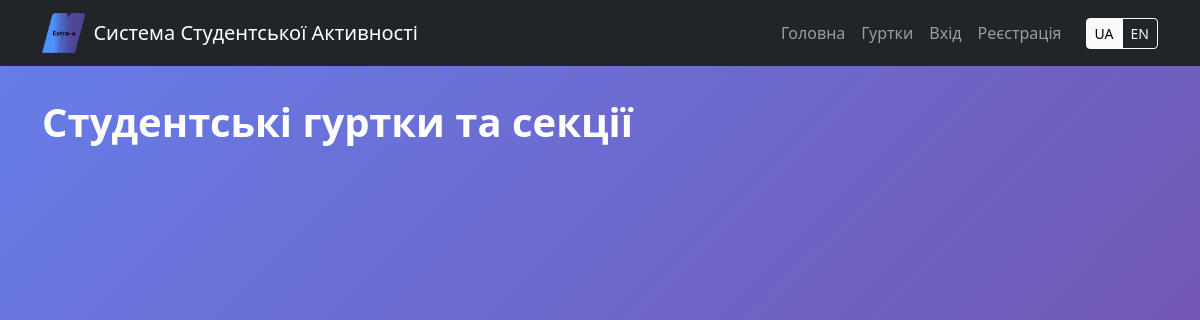
Page /clubs on the earlier database version.
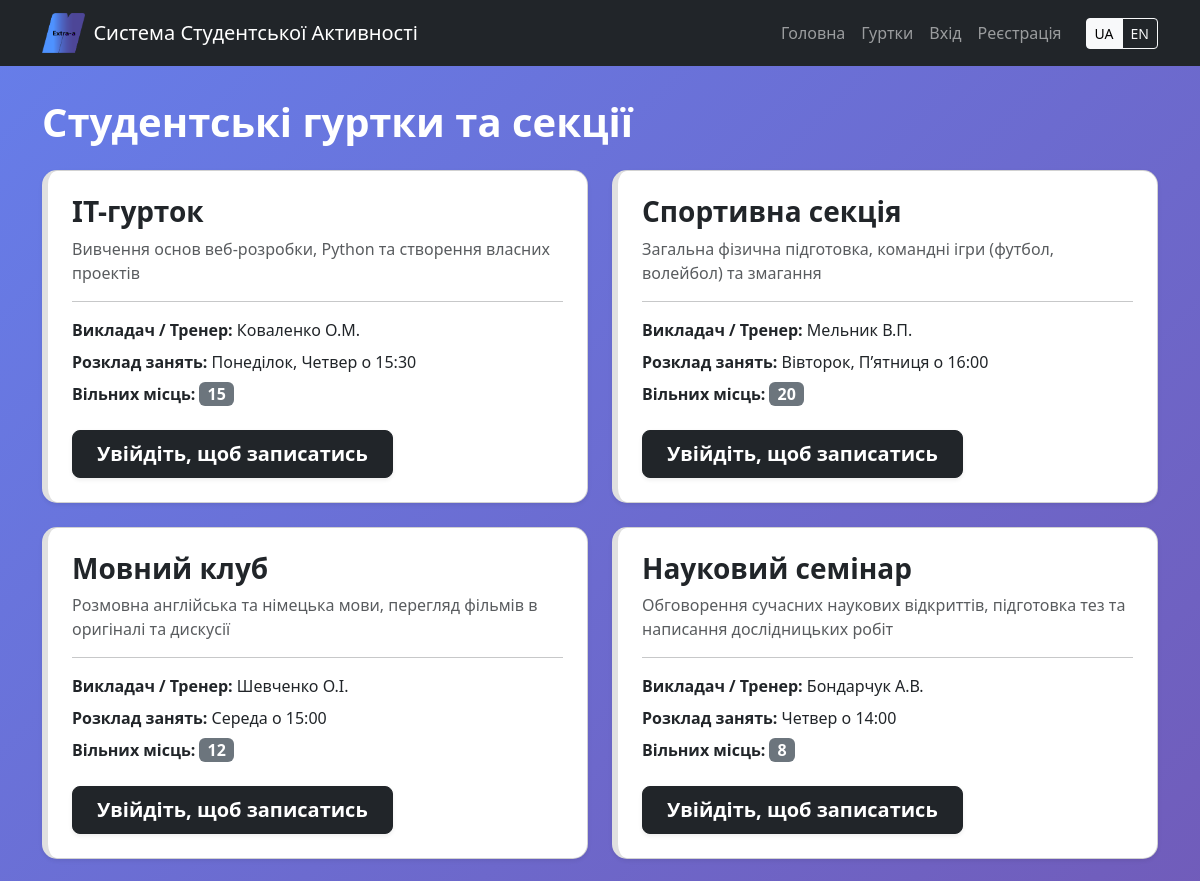
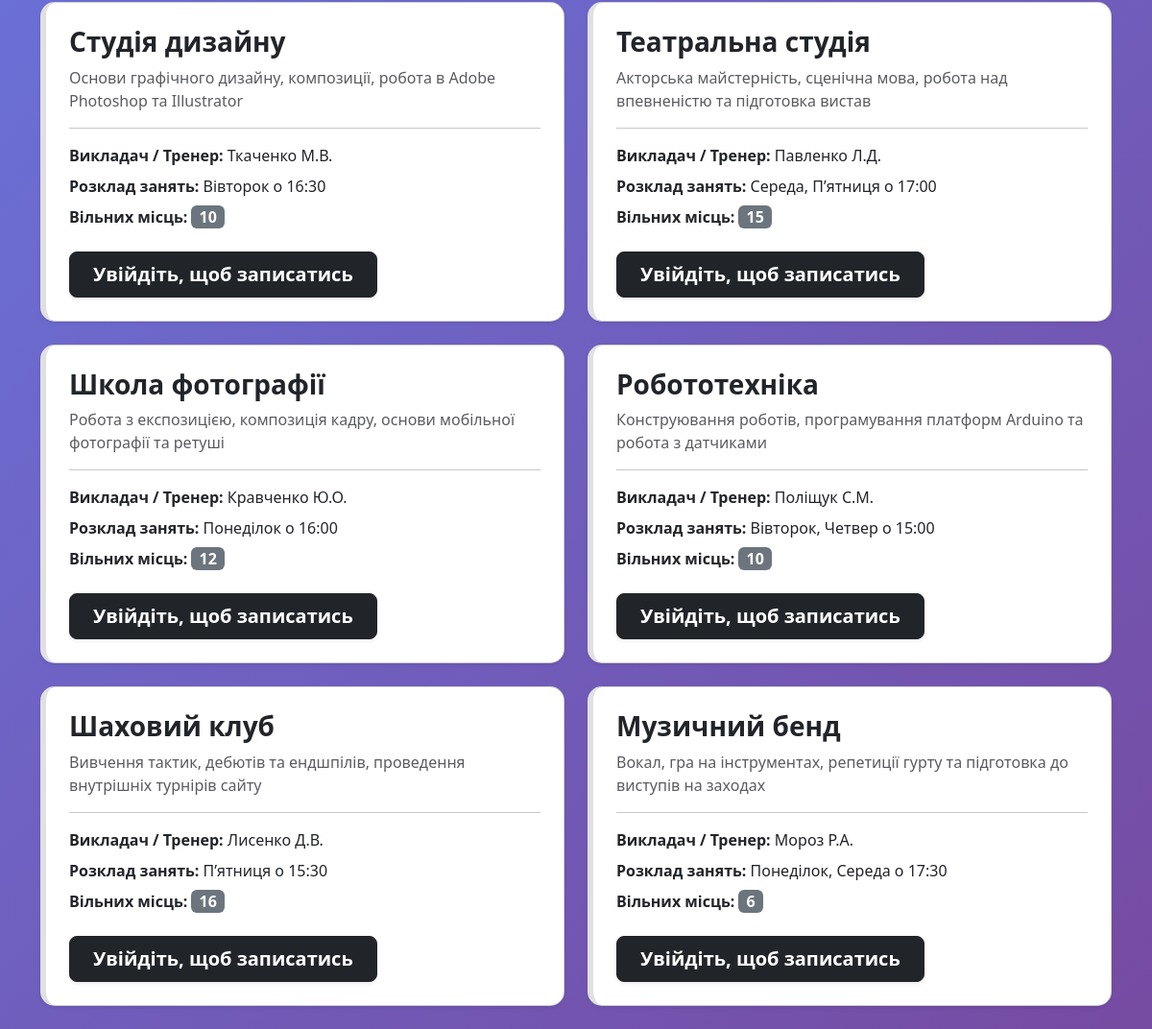
Same page on the later database version (2 pictures, top to bottom).
### app.py (models this page shows)
class Club(db.Model):
    id = db.Column(db.Integer, primary_key=True)
    club_name = db.Column(db.String(100))
    description = db.Column(db.Text)
    teacher = db.Column(db.String(100))
    schedule = db.Column(db.String(100))
    max_members = db.Column(db.Integer)
    translation = db.relationship('ClubTranslation', backref='base_club', uselist=False)

### app.py (the view)
@app.route('/clubs')
def clubs():
    all_clubs = Club.query.all()
    return render_template('clubs.html', clubs=all_clubs)

### app.py (called while the page is built)
@app.context_processor
def inject_lang():
    lang = session.get('lang', 'uk')
    return dict(lang=lang, text=TRANSLATIONS[lang])

### static/templates/clubs.html (shortened to what this page needs)
{% extends 'base.html' %}
{% block content %}
<h1 class="mb-4 text-white fw-bold mt-2">
    {{ text['clubs_title'] }}
</h1>
<div class="row">
{% for club in clubs %}
<div class="col-md-6 mb-4">
    <div class="card shadow-sm h-100 club-hover-card item-{{ loop.index }}">
        <div class="card-body p-4">
            <h3 class="card-title fw-bold text-dark">
                {% if lang == 'en' and club.translation and club.translation.club_name_en %}
                    {{ club.translation.club_name_en }}
                {% else %}
                    {{ club.club_name }}
                {% endif %}
            </h3>
            <p class="card-text text-muted mt-2">
                {% if lang == 'en' and club.translation and club.translation.description_en %}
                    {{ club.translation.description_en }}
                {% else %}
                    {{ club.description }}
                {% endif %}
            </p>
            <hr class="opacity-25 my-3">
            <p class="mb-2 text-dark">
                <strong>{{ text['club_teacher'] }}:</strong>
                {% if lang == 'en' and club.translation and club.translation.teacher_en %}
                    {{ club.translation.teacher_en }}
                {% else %}
                    {{ club.teacher }}
                {% endif %}
            </p>
            <p class="mb-2 text-dark">
                <strong>{{ text['club_schedule'] }}:</strong>
                {% if lang == 'en' and club.translation and club.translation.schedule_en %}
                    {{ club.translation.schedule_en }}
                {% else %}
                    {{ club.schedule }}
                {% endif %}
            </p>
            <p class="mb-4 text-dark">
                <strong>{{ text['club_places'] }}:</strong>
                <span class="badge bg-secondary px-2 py-1 fs-6">{{ club.max_members }}</span>
            </p>
            {% if current_user.is_authenticated %}
                <a href="/register_club/{{ club.id }}" class="btn btn-primary btn-lg fw-bold px-4 shadow-sm" style="border-radius: 8px;">
                    {{ text['btn_join'] }}
                </a>
            {% else %}
                <a href="/login" class="btn btn-dark btn-lg fw-bold px-4 shadow-sm" style="border-radius: 8px; background-color: #212529;">
                    {{ text['btn_login_to_join'] }}
                </a>
            {% endif %}
        </div>
    </div>
</div>
{% endfor %}
</div>
{% endblock %}

Differences in the rows shown:
added Club: club_name "IT-гурток", description "Вивчення основ веб-розробки, Python та створення власних проектів", club_teacher "Викладач / Тренер", teacher "Коваленко О.М.", club_schedule "Розклад занять", schedule "Понеділок, Четвер о 15:30", club_places "Вільних місць", max_members "15", btn_login_to_join "Увійдіть, щоб записатись"
added Club: club_name "Спортивна секція", description "Загальна фізична підготовка, командні ігри (футбол, волейбол) та змагання", club_teacher "Викладач / Тренер", teacher "Мельник В.П.", club_schedule "Розклад занять", schedule "Вівторок, П’ятниця о 16:00", club_places "Вільних місць", max_members "20", btn_login_to_join "Увійдіть, щоб записатись"
added Club: club_name "Мовний клуб", description "Розмовна англійська та німецька мови, перегляд фільмів в оригіналі та дискусії", club_teacher "Викладач / Тренер", teacher "Шевченко О.І.", club_schedule "Розклад занять", schedule "Середа о 15:00", club_places "Вільних місць", max_members "12", btn_login_to_join "Увійдіть, щоб записатись"
added Club: club_name "Науковий семінар", description "Обговорення сучасних наукових відкриттів, підготовка тез та написання дослідницьких робіт", club_teacher "Викладач / Тренер", teacher "Бондарчук А.В.", club_schedule "Розклад занять", schedule "Четвер о 14:00", club_places "Вільних місць", max_members "8", btn_login_to_join "Увійдіть, щоб записатись"
added Club: club_name "Студія дизайну", description "Основи графічного дизайну, композиції, робота в Adobe Photoshop та Illustrator", club_teacher "Викладач / Тренер", teacher "Ткаченко М.В.", club_schedule "Розклад занять", schedule "Вівторок о 16:30", club_places "Вільних місць", max_members "10", btn_login_to_join "Увійдіть, щоб записатись"
added Club: club_name "Театральна студія", description "Акторська майстерність, сценічна мова, робота над впевненістю та підготовка вистав", club_teacher "Викладач / Тренер", teacher "Павленко Л.Д.", club_schedule "Розклад занять", schedule "Середа, П’ятниця о 17:00", club_places "Вільних місць", max_members "15", btn_login_to_join "Увійдіть, щоб записатись"
added Club: club_name "Школа фотографії", description "Робота з експозицією, композиція кадру, основи мобільної фотографії та ретуші", club_teacher "Викладач / Тренер", teacher "Кравченко Ю.О.", club_schedule "Розклад занять", schedule "Понеділок о 16:00", club_places "Вільних місць", max_members "12", btn_login_to_join "Увійдіть, щоб записатись"
added Club: club_name "Робототехніка", description "Конструювання роботів, програмування платформ Arduino та робота з датчиками", club_teacher "Викладач / Тренер", teacher "Поліщук С.М.", club_schedule "Розклад занять", schedule "Вівторок, Четвер о 15:00", club_places "Вільних місць", max_members "10", btn_login_to_join "Увійдіть, щоб записатись"
added Club: club_name "Шаховий клуб", description "Вивчення тактик, дебютів та ендшпілів, проведення внутрішніх турнірів сайту", club_teacher "Викладач / Тренер", teacher "Лисенко Д.В.", club_schedule "Розклад занять", schedule "П’ятниця о 15:30", club_places "Вільних місць", max_members "16", btn_login_to_join "Увійдіть, щоб записатись"
added Club: club_name "Музичний бенд", description "Вокал, гра на інструментах, репетиції гурту та підготовка до виступів на заходах", club_teacher "Викладач / Тренер", teacher "Мороз Р.А.", club_schedule "Розклад занять", schedule "Понеділок, Середа о 17:30", club_places "Вільних місць", max_members "6", btn_login_to_join "Увійдіть, щоб записатись"
